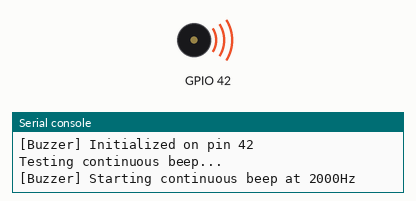
The program below on a simulated ESP32 board running MicroPython. Shown: buzzer (waves = sounding), the last lines printed to the serial console. Threads take turns every 2 ms. At 10.3 s the program stops and its outputs stay as they are.

Above: at 0.1 s.
At 10.3 s:
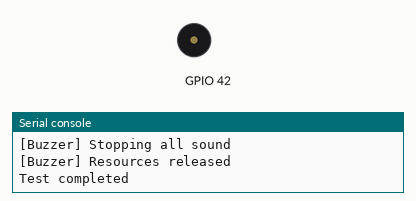
Timing chart, 0 to 11.8 s (numbered marks = the images above):
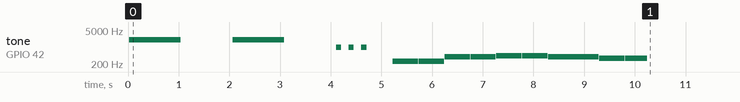

Measured:
- by itself, tone on GPIO 42: plays 2000 Hz for 1.0 s, 2000 Hz for 1.0 s, 1000 Hz for 0.10 s, 1000 Hz for 0.10 s, 1000 Hz for 0.10 s, 262 Hz for 0.50 s … (14 notes in this stretch)

The program:

buzzerModule.py
```python
# buzzerModule.py
# 버저 제어를 위한 간단한 라이브러리

import machine
import time
import _thread

# 음표 주파수 (3옥타브 ~ 5옥타브)
# 3옥타브 (낮은 옥타브)
NOTE_C3 = 131
NOTE_CS3 = 139
NOTE_D3 = 147
NOTE_DS3 = 156
NOTE_E3 = 165
NOTE_F3 = 175
NOTE_FS3 = 185
NOTE_G3 = 196
NOTE_GS3 = 208
NOTE_A3 = 220
NOTE_AS3 = 233
NOTE_B3 = 247

# 4옥타브 (중간 옥타브)
NOTE_C4 = 262
NOTE_CS4 = 277
NOTE_D4 = 294
NOTE_DS4 = 311
NOTE_E4 = 330
NOTE_F4 = 349
NOTE_FS4 = 370
NOTE_G4 = 392
NOTE_GS4 = 415
NOTE_A4 = 440
NOTE_AS4 = 466
NOTE_B4 = 494

# 5옥타브 (높은 옥타브)
NOTE_C5 = 523
NOTE_CS5 = 554
NOTE_D5 = 587
NOTE_DS5 = 622
NOTE_E5 = 659
NOTE_F5 = 698
NOTE_FS5 = 740
NOTE_G5 = 784
NOTE_GS5 = 831
NOTE_A5 = 880
NOTE_AS5 = 932
NOTE_B5 = 988

# 미리 정의된 멜로디
MELODY_TWINKLE_TWINKLE = [
    (NOTE_C4, '4'), (NOTE_C4, '4'), (NOTE_G4, '4'), (NOTE_G4, '4'),
    (NOTE_A4, '4'), (NOTE_A4, '4'), (NOTE_G4, '2'),
    (NOTE_F4, '4'), (NOTE_F4, '4'), (NOTE_E4, '4'), (NOTE_E4, '4'),
    (NOTE_D4, '4'), (NOTE_D4, '4'), (NOTE_C4, '2')
]

MELODY_FUR_ELISE = [
    (NOTE_E5, '8'), (NOTE_DS5, '8'), (NOTE_E5, '8'), (NOTE_DS5, '8'),
    (NOTE_E5, '8'), (NOTE_B4, '8'), (NOTE_D5, '8'), (NOTE_C5, '8'),
    (NOTE_A4, '4'), (0, '8'), (NOTE_C4, '8'), (NOTE_E4, '8'), (NOTE_A4, '8'),
    (NOTE_B4, '4'), (0, '8'), (NOTE_E4, '8'), (NOTE_GS4, '8'), (NOTE_B4, '8'),
    (NOTE_C5, '4')
]

# 멜로디: 학교종이 땡땡땡
MELODY_SCHOOL_BELL = [
    (NOTE_G4, '4'), (NOTE_G4, '4'), (NOTE_A4, '4'), (NOTE_A4, '4'),
    (NOTE_G4, '4'), (NOTE_G4, '4'), (NOTE_E4, '2'),
    (NOTE_G4, '4'), (NOTE_G4, '4'), (NOTE_E4, '4'), (NOTE_E4, '4'),
    (NOTE_D4, '2'), (0, '2')
]

# 간단한 효과음
SOUND_BEEP = [(NOTE_C5, '8')]
SOUND_SUCCESS = [(NOTE_C4, '8'), (NOTE_E4, '8'), (NOTE_G4, '4')]
SOUND_ERROR = [(NOTE_A4, '8'), (NOTE_E4, '8'), (NOTE_A3, '4')]
SOUND_ALERT = [(NOTE_A4, '16'), (NOTE_A4, '16'), (NOTE_A4, '8')]

# 버저 컨트롤러 클래스
class BuzzerController:
    def __init__(self, pin=42):
        try:
            self.pin = machine.Pin(pin, machine.Pin.OUT)
            self.pwm = machine.PWM(self.pin)
            self.pwm.duty_u16(0)  # 시작 시 음소거
            self.is_continuous = False
            self._initialized = True
            self._completion_callback = None

            # 멜로디 재생을 위한 스레드 변수
            self._melody_thread = None
            self._melody_stop_flag = False
            self._melody_thread_lock = _thread.allocate_lock()

            print(f"[Buzzer] Initialized on pin {pin}")
        except Exception as e:
            self._initialized = False
            print(f"[Buzzer] Error initializing: {e}")

    def beep(self, count=1, frequency=2000, duration_ms=100, interval_ms=100):
        """일반 비프음 재생"""
        if not self._initialized:
            return False

        # 이미 재생 중인 멜로디가 있으면 중지
        self._stop_melody_thread()

        try:
            self.is_continuous = False
            print(f"[Buzzer] Beeping {count} times at {frequency}Hz")

            for i in range(count):
                self.pwm.freq(frequency)
                self.pwm.duty_u16(32767)  # 50% 듀티 사이클
                time.sleep_ms(duration_ms)
                self.pwm.duty_u16(0)  # 음소거
                if i < count-1:
                    time.sleep_ms(interval_ms)

            # 완료 콜백 호출
            if self._completion_callback:
                try:
                    self._completion_callback("COMPLETED")
                except Exception as e:
                    print(f"[Buzzer] Error in completion callback: {e}")

            return True
        except Exception as e:
            print(f"[Buzzer] Error in beep: {e}")
            self.pwm.duty_u16(0)  # 오류 발생 시 음소거
            return False

    def _melody_thread_function(self, melody, tempo):
        """멜로디 재생을 위한 스레드 함수"""
        if not self._initialized:
            return

        try:
            # 멜로디 재생
            for note, note_type in melody:
                # 중지 플래그 확인
                with self._melody_thread_lock:
                    if self._melody_stop_flag:
                        break

                try:
                    duration_ms = self._calculate_duration(tempo, note_type)
                    if note > 0:
                        # PWM 비활성화 상태 확인
                        if not self._initialized:
                            break

                        try:
                            self.pwm.freq(note)
                            self.pwm.duty_u16(32767)
                        except (RuntimeError, OSError) as e:
                            print(f"[Buzzer] PWM operation failed, stopping melody: {e}")
                            break

                        # 긴 음표는 작은 청크로 나누어 중지 확인을 더 자주 수행
                        total_chunks = max(1, int(duration_ms / 50))
                        chunk_ms = duration_ms / total_chunks

                        for _ in range(total_chunks):
                            time.sleep_ms(int(chunk_ms))
                            # 중지 플래그 확인
                            with self._melody_thread_lock:
                                if self._melody_stop_flag:
                                    break
                            # PWM 비활성화 상태 확인
                            if not self._initialized:
                                break

                        # 중지 플래그 또는 초기화 상태 확인
                        with self._melody_thread_lock:
                            if self._melody_stop_flag or not self._initialized:
                                break

                        try:
                            self.pwm.duty_u16(0)
                        except (RuntimeError, OSError):
                            # PWM이 이미 비활성화됨
                            break
                    else:
                        # 쉼표
                        # 긴 쉼표도 작은 청크로 나누어 중지 확인을 더 자주 수행
                        total_chunks = max(1, int(duration_ms / 50))
                        chunk_ms = duration_ms / total_chunks

                        for _ in range(total_chunks):
                            time.sleep_ms(int(chunk_ms))
                            # 중지 플래그 확인
                            with self._melody_thread_lock:
                                if self._melody_stop_flag:
                                    break
                            # PWM 비활성화 상태 확인
                            if not self._initialized:
                                break

                except Exception as e:
                    print(f"[Buzzer] Error playing note: {e}")
                    # 노트 재생 중 오류 발생 시 다음 노트로 계속 진행

                # 중지 플래그 확인
                with self._melody_thread_lock:
                    if self._melody_stop_flag or not self._initialized:
                        break

                # 노트 간 약간의 간격
                time.sleep_ms(10)

            # 모든 소리 중지 시도
            try:
                if self._initialized:
                    self.pwm.duty_u16(0)
            except Exception:
                # PWM이 이미 비활성화됨
                pass

            # 스레드 변수 초기화 - 스레드가 종료되었음을 표시
            with self._melody_thread_lock:
                self._melody_thread = None
                self._melody_stop_flag = False

            # 멜로디가 정상적으로 완료되었고 중지되지 않았다면 콜백 호출
            if self._completion_callback and not self._melody_stop_flag and self._initialized:
                try:
                    self._completion_callback("COMPLETED")
                except Exception as e:
                    print(f"[Buzzer] Error in completion callback: {e}")

        except Exception as e:
            print(f"[Buzzer] Error in melody thread: {e}")
            # 오류 발생 시 소리 중지 시도
            try:
                if self._initialized:
                    self.pwm.duty_u16(0)
            except Exception:
                # PWM이 이미 비활성화됨
                pass

            # 스레드 변수 초기화
            with self._melody_thread_lock:
                self._melody_thread = None
                self._melody_stop_flag = False

    def _stop_melody_thread(self):
        """실행 중인 멜로디 스레드 중지"""
        with self._melody_thread_lock:
            if self._melody_thread is not None:
                self._melody_stop_flag = True

        # 스레드가 정리될 시간을 줌
        time.sleep_ms(20)

        # 소리 즉시 중지
        if self._initialized:
            self.pwm.duty_u16(0)

    def play_melody(self, melody_name, tempo=120):
        """정의된 멜로디 재생 (비동기적)"""
        if not self._initialized:
            return False

        # 이미 재생 중인 멜로디가 있으면 중지
        self._stop_melody_thread()

        try:
            self.is_continuous = False

            # 멜로디 선택
            melody = None
            if melody_name.upper() == "TWINKLE":
                melody = MELODY_TWINKLE_TWINKLE
                print("[Buzzer] Playing Twinkle Twinkle")
            elif melody_name.upper() == "FUR_ELISE":
                melody = MELODY_FUR_ELISE
                print("[Buzzer] Playing Fur Elise")
            elif melody_name.upper() == "SCHOOL_BELL":
                melody = MELODY_SCHOOL_BELL
                print("[Buzzer] Playing School Bell")
            elif melody_name.upper() == "BEEP":
                melody = SOUND_BEEP
                print("[Buzzer] Playing Beep")
            elif melody_name.upper() == "SUCCESS":
                melody = SOUND_SUCCESS
                print("[Buzzer] Playing Success sound")
            elif melody_name.upper() == "ERROR":
                melody = SOUND_ERROR
                print("[Buzzer] Playing Error sound")
            elif melody_name.upper() == "ALERT":
                melody = SOUND_ALERT
                print("[Buzzer] Playing Alert sound")
            else:
                print(f"[Buzzer] Unknown melody: {melody_name}")
                return False

            # 멜로디 스레드 시작
            with self._melody_thread_lock:
                self._melody_stop_flag = False
                self._melody_thread = _thread.start_new_thread(self._melody_thread_function, (melody, tempo))

            return True
        except Exception as e:
            print(f"[Buzzer] Error starting melody thread: {e}")
            self.pwm.duty_u16(0)  # 오류 발생 시 음소거
            return False

    def _calculate_duration(self, tempo, note_type):
        """음표 지속 시간 계산"""
        try:
            # 4분 음표 하나의 지속 시간 (ms)
            quarter_note_ms = 60000 / tempo

            # 음표 유형에 따른 지속 시간
            durations = {
                '1': quarter_note_ms * 4,    # 온음표
                '2': quarter_note_ms * 2,    # 2분 음표
                '4': quarter_note_ms,        # 4분 음표
                '8': quarter_note_ms / 2,    # 8분 음표
                '16': quarter_note_ms / 4,   # 16분 음표
                '32': quarter_note_ms / 8    # 32분 음표
            }

            return durations.get(note_type, quarter_note_ms)
        except Exception as e:
            print(f"[Buzzer] Error calculating duration: {e}")
            return 500  # 기본값

    def play_tone(self, frequency=2000, duration_ms=500):
        """단일 톤 재생"""
        # 이미 재생 중인 멜로디가 있으면 중지
        self._stop_melody_thread()

        if not self._initialized:
            return False

        try:
            self.is_continuous = False
            print(f"[Buzzer] Playing tone {frequency}Hz for {duration_ms}ms")

            self.pwm.freq(frequency)
            self.pwm.duty_u16(32767)
            time.sleep_ms(duration_ms)
            self.pwm.duty_u16(0)

            # 완료 콜백 호출
            if self._completion_callback:
                try:
                    self._completion_callback("COMPLETED")
                except Exception as e:
                    print(f"[Buzzer] Error in completion callback: {e}")

            return True
        except Exception as e:
            print(f"[Buzzer] Error in play_tone: {e}")
            self.pwm.duty_u16(0)  # 오류 발생 시 음소거
            return False

    def play_continuous(self, frequency=2000):
        """연속 비프음 시작"""
        # 이미 재생 중인 멜로디가 있으면 중지
        self._stop_melody_thread()

        if not self._initialized:
            return False

        try:
            print(f"[Buzzer] Starting continuous beep at {frequency}Hz")
            self.pwm.freq(frequency)
            self.pwm.duty_u16(32767)
            self.is_continuous = True
            return True
        except Exception as e:
            print(f"[Buzzer] Error in play_continuous: {e}")
            self.pwm.duty_u16(0)  # 오류 발생 시 음소거
            return False

    def stop(self):
        """모든 소리 중지"""
        if not self._initialized:
            return False

        try:
            print("[Buzzer] Stopping all sound")
            # 멜로디 스레드 중지
            self._stop_melody_thread()

            # 모든 소리 중지 및 상태 초기화
            self.pwm.duty_u16(0)
            self.is_continuous = False
            return True
        except Exception as e:
            print(f"[Buzzer] Error in stop: {e}")
            return False

    def is_active(self):
        """현재 활성 상태인지 확인"""
        if not self._initialized:
            return False

        # 멜로디 스레드가 실행 중이거나 연속 모드이거나 소리가 나고 있으면 활성 상태
        is_melody_active = False
        with self._melody_thread_lock:
            is_melody_active = self._melody_thread is not None

        return is_melody_active or self.is_continuous or self.pwm.duty_u16() > 0

    def set_completion_callback(self, callback):
        """완료 콜백 설정"""
        self._completion_callback = callback

    def deinit(self):
        """리소스 해제"""
        if not self._initialized:
            return False

        try:
            # 모든 재생 중지
            self.stop()

            # 스레드가 완전히 종료될 때까지 충분한 시간 대기
            if hasattr(self, '_melody_thread') and self._melody_thread is not None:
                # 스레드 중지 명령
                with self._melody_thread_lock:
                    self._melody_stop_flag = True

                # 최대 200ms까지 스레드 종료 대기
                max_wait = 20
                while self._melody_thread is not None and max_wait > 0:
                    time.sleep_ms(10)
                    max_wait -= 1

            # 하드웨어 해제
            self.pwm.duty_u16(0)
            self.pwm.deinit()
            self._initialized = False
            print("[Buzzer] Resources released")
            return True
        except Exception as e:
            print(f"[Buzzer] Error during deinitialization: {e}")
            self._initialized = False
            return False

# 전역 버저 인스턴스
_buzzer = None

def init(pin=42):
    """버저 초기화"""
    global _buzzer
    # 기존 인스턴스가 있다면 정리 후 새로 생성
    if _buzzer is not None:
        try:
            _buzzer.stop()
            if hasattr(_buzzer, 'deinit'):
                _buzzer.deinit()
        except:
            pass

    # 항상 새 인스턴스 생성
    _buzzer = BuzzerController(pin)
    return _buzzer._initialized

def beep(count=1, frequency=2000, duration_ms=100, interval_ms=100):
    """비프음 재생"""
    global _buzzer
    if _buzzer is None:
        init()
    return _buzzer.beep(count, frequency, duration_ms, interval_ms)

def play_melody(melody_name, tempo=120):
    """멜로디 재생"""
    global _buzzer
    if _buzzer is None:
        init()
    return _buzzer.play_melody(melody_name, tempo)

def play_tone(frequency, duration_ms=500):
    """단일 톤 재생"""
    global _buzzer
    if _buzzer is None:
        init()
    return _buzzer.play_tone(frequency, duration_ms)

def play_continuous(frequency=2000):
    """연속 비프음 재생"""
    global _buzzer
    if _buzzer is None:
        init()
    return _buzzer.play_continuous(frequency)

def stop():
    """모든 소리 중지"""
    global _buzzer
    if _buzzer is None:
        return True
    return _buzzer.stop()

def is_active():
    """버저가 현재 활성 상태인지 확인"""
    global _buzzer
    if _buzzer is None:
        return False
    return _buzzer.is_active()

def set_completion_callback(callback):
    """버저 재생 완료 시 호출할 콜백 함수 설정"""
    global _buzzer
    if _buzzer is None:
        init()
    _buzzer.set_completion_callback(callback)

def deinit():
    """모든 리소스 정리"""
    global _buzzer
    if _buzzer is None:
        return True

    try:
        # 먼저 모든 재생 중지
        _buzzer.stop()

        # 멜로디 스레드가 완전히 종료될 때까지 짧게 대기
        is_thread_active = True
        max_wait = 10  # 최대 100ms까지만 대기
        while is_thread_active and max_wait > 0:
            time.sleep_ms(10)
            try:
                is_thread_active = _buzzer._melody_thread is not None
            except:
                is_thread_active = False
            max_wait -= 1

        # 리소스 해제
        result = _buzzer.deinit()
        _buzzer = None
        return result
    except Exception as e:
        print(f"[Buzzer] Error in deinit: {e}")
        _buzzer = None
        return False

# 모듈 사용 예시
if __name__ == "__main__":
    # 버저 초기화
    init(pin=42)
    print("Testing continuous beep...")

    # 연속 비프음 테스트
    play_continuous()
    time.sleep(1)
    stop()
    time.sleep(1)
    play_continuous()
    time.sleep(1)
    stop()
    time.sleep(1)

    print("Testing beep sequence...")
    # 비프음 시퀀스 테스트
    beep(count=3, frequency=1000, duration_ms=100, interval_ms=150)
    time.sleep(0.5)

    print("Testing melody...")
    # 멜로디 테스트
    play_melody("TWINKLE", tempo=120)
    time.sleep(5)

    # 재생 중지
    stop()

    # 리소스 정리
    deinit()
    print("Test completed")
```
